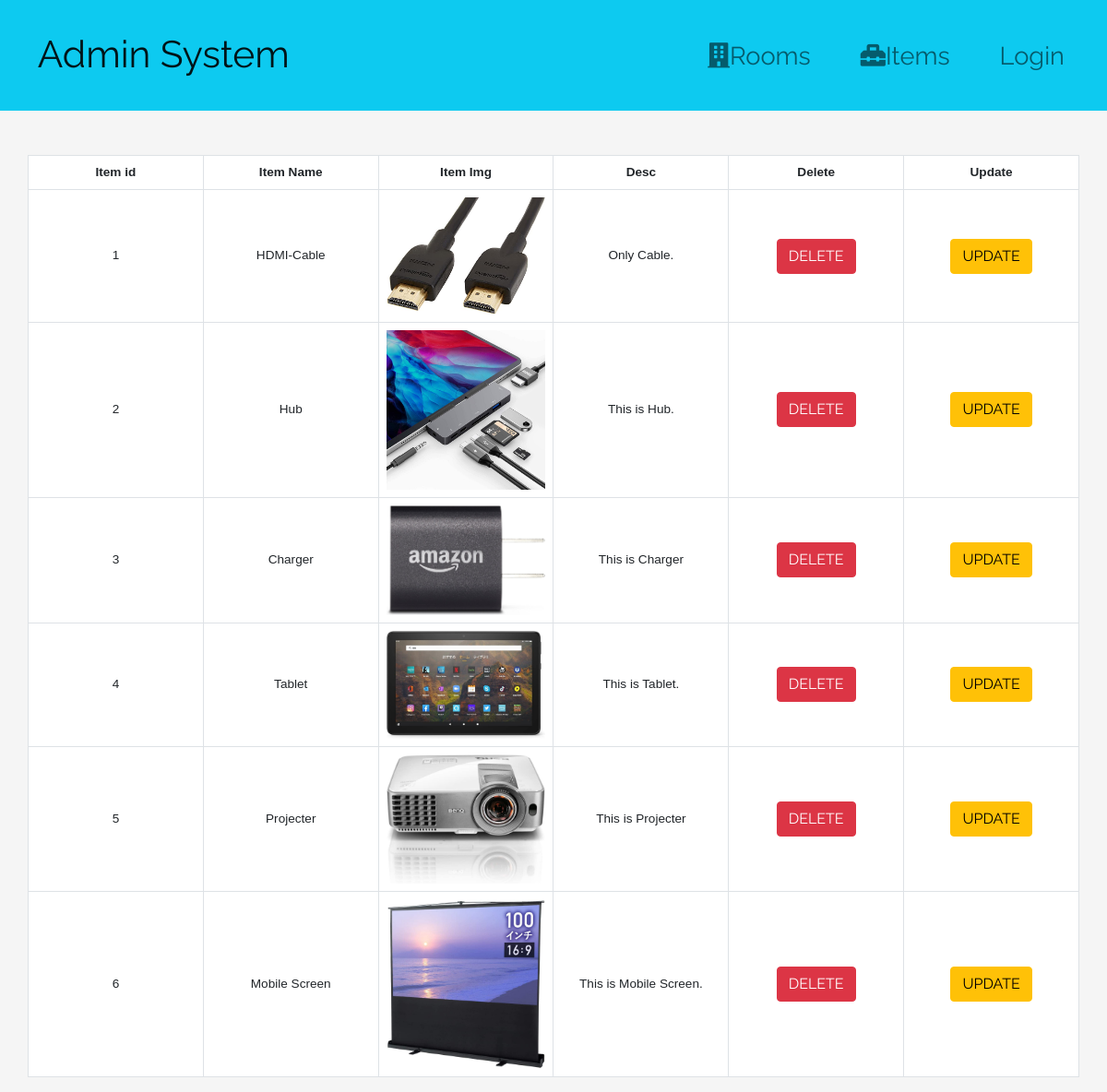
Screenshot of /adminitem.php with the database file from the repository.
### tables this page shows
CREATE TABLE `Items` (
  `item_id` int(11) NOT NULL,
  `item_name` varchar(255) NOT NULL,
  `item_img` varchar(255) NOT NULL,
  `item_desc` varchar(255) NOT NULL,
  `status` varchar(255) NOT NULL
);

### classes/database.php (called while the page is built, shortened)
<?php
    class Database{
        private $servername = "us-cdbr-east-04.cleardb.com";
        private $username = "bf4d33fd1525b8";
        private $password = "c5791799";
        private $db_name = "heroku_1fdf15f259283b0";
        function __construct(){
            return $this->conn = new mysqli($this->servername,$this->username,$this->password,$this->db_name,);
        }
    }

### action.php (called while the page is built, shortened)
<?php
    include 'classes/Users.php';
    $userobj = new Users;
    ?>

### classes/Users.php (called while the page is built, shortened)
<?php
    include 'database.php';
    class Users extends Database{
        function itemlist(){
             $sql = "SELECT * FROM Items";
            $result= $this->conn->query($sql);
            if($result->num_rows>0){
                $rows = array();
                while($row = $result->fetch_assoc()){
                    $rows[] = $row;
                }
                return $rows;
            }
        }
    }
?>

### adminitem.php (the view, shortened to what this page needs)
<?php
    include 'action.php';
?>
<!doctype html>
<html lang="en">
  <head>
    <link rel="stylesheet" href="https://cdn.jsdelivr.net/npm/bootstrap@5.0.2/dist/css/bootstrap.min.css">
    <?php include 'adminheader.php' ?>
</head>
<body>
<div class="container mx-auto mt-5">
    <div class="row">
        <table class="table table-bordered admintable align-middle bg-white">
            <thead class="thead-light text-center">
                <th>Item id</th>
                <th>Item Name</th>
                <th>Item Img</th>
                <th>Desc</th>
                <th>Delete</th>
                <th>Update</th>
            </thead>
            <tbody class="text-center">
                <?php foreach($userobj->itemlist() as $row): ?>
                    <?php $img = $row['item_img'] ?>
                        <tr>
                            <td><?php echo $row['item_id'] ?></td>
                            <td><?php echo $row['item_name'] ?></td>
                            <td><img src="img/<?php echo $img ?>" alt="" class="adminroomimg"></td>
                            <td><?php echo $row['item_desc'] ?></td>
                            <td><a href="admindeleteitem.php?item_id=<?php echo$row['item_id']?>" class="btn btn-danger">DELETE</a></td>
                            <td><a href="adminupdateitem.php?item_id=<?php echo$row['item_id']?>" class="btn btn-warning">UPDATE</a></td>
                        </tr>
                <?php endforeach; ?>
            </tbody>
        </table>
    </div>
</div>
  </body>
</html>

### adminheader.php (shortened to what this page needs)
<link rel="stylesheet" href="css/style.css">
<link rel="stylesheet" href="https://use.fontawesome.com/releases/v5.1.0/css/all.css">
<nav class="navbar navbar-expand-md navbar-light bg-info" style="height: 120px">
    <a href="admintop.php" class="navbar-brand">Admin System</a>
    <div class="collapse navbar-collapse justify-content-end" id="menu-content">
        <ul class="nav navbar-nav text-center">
            <li class="nav-item">
                <a href="adminroom.php" class="nav-link"><i class="fas fa-building"></i>Rooms</a>
            </li>
            <li class="nav-item">
                <a href="adminitem.php" class="nav-link"><i class="fas fa-toolbox"></i>Items</a>
            </li>
            <li class="nav-item">
                <a href="index.php" class="nav-link">Login</a>
            </li>
        </ul>
    </div>
</nav>

### css/style.css (style rules this page uses)
* { margin: 0; padding: 0; border: none; outline: none; box-sizing: border-box; }
p, span, a, label, input { font-family: 'Raleway', sans-serif; }
body { margin: 0; font-family: "Montserrat", sans-serif; font-size: 0.85rem; font-weight: 400; line-height: 1.5; color: #212529; text-align: left; background-color: #f5f5f5;; }
li { list-style-type: none; }
.navbar-brand { font-size: 3em; margin-left: 1em; }
.nav-item { font-size: 2em; color: green; padding-right: 1.4em; }
.admintable { width:100%; table-layout:fixed; }
.adminroomimg { width: 100%; }

### rows the page displays
items: item_id "1", item_name "HDMI-Cable", item_img (picture), item_desc "Only Cable."
items: item_id "2", item_name "Hub", item_img (picture), item_desc "This is Hub."
items: item_id "3", item_name "Charger", item_img (picture), item_desc "This is Charger"
items: item_id "4", item_name "Tablet", item_img (picture), item_desc "This is Tablet."
items: item_id "5", item_name "Projecter", item_img (picture), item_desc "This is Projecter"
items: item_id "6", item_name "Mobile Screen", item_img (picture), item_desc "This is Mobile Screen."
